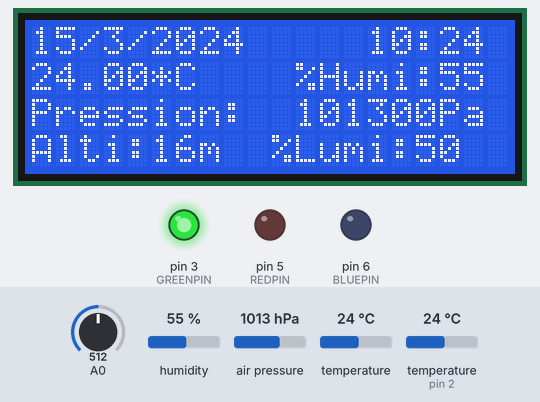
The sketch below on a simulated Arduino Uno, built with avr-gcc and run on an emulated ATmega328P. Parts: 20×4 character LCD, output pins drawn as LEDs (lit = HIGH). The test bench sets the inputs (shaded band); at power-on: A0 = 512, humidity 55 %, air pressure 1013 hPa, temperature 24 °C, temperature (sensor on pin 2) 24 °C. The local clock reads 2024-03-15 10:24:30 at power-on unless the sketch sets it; what the sketch prints to the serial monitor is not drawn.

Above: at 0.6 s.
At 124.3 s:
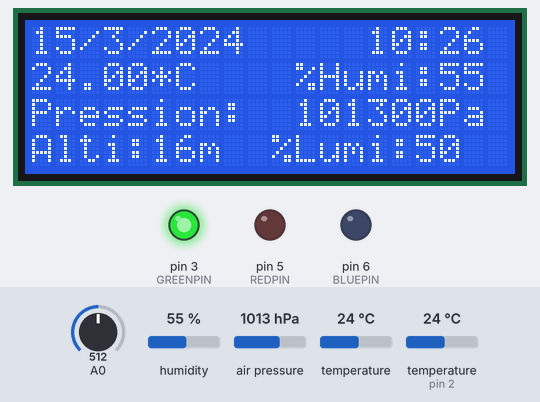
Timing chart, 0 to 125.8 s (numbered marks = the images above):
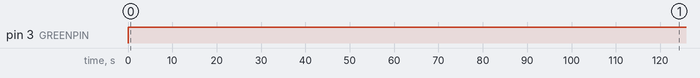

Measured:
- by itself, pin 3 (GREENPIN): LOW → HIGH at 0.08 s
- what the display in image 0 shows lasts 15.0 s, from 0.5 s to 15.5 s

The sketch:

code_arduino_LED_Temp.ino
```cpp
#include <LiquidCrystal.h> //On inclue les différentes librairies
#include <Wire.h>
#include <Adafruit_BMP085.h>
#include "DHT.h"
#include "RTClib.h"

#define DHTPIN 2 //on définit le pin du DHT
#define DHTTYPE DHT22 //on définit le type du DHT peut aussi etre DHT11 ou DHT21

#define REDPIN 5 //On définit le Pin pour les LED rouge
#define GREENPIN 3 //On définit le Pin pour les LED bleu
#define BLUEPIN 6 //On définit le Pin pour les LED verte

LiquidCrystal lcd(7, 8, 9, 10, 11, 12); //On définie les Pins pour l'écran LCD

const int tempmax = 40;//On définit une valeur maximum pour les LED
const int tempmin = -10;//On définit une valeur minimal pour les LED

Adafruit_BMP085 bmp;//on démarre les variables de libraries
DHT dht(DHTPIN, DHTTYPE);
RTC_DS1307 RTC;

void setup() { //On attaque le void setup
  Serial.begin(19200); //on demarre une communication serial
  dht.begin();//On démarre le DHT
  Wire.begin();//On démarre la librairie Wire
  if (!bmp.begin()) {
	Serial.println("BMP085 ERREUR !!!");//on vérifie si le bmp085 fonctionne
	while (1) {}
  }

  Serial.println("DHT21 TEST");//on vérifie si le DHT fonctionne

  RTC.begin();
  if (! RTC.isrunning()) {
    Serial.println("RTC ERREUR !!!");//On vérifie si le RTC fonctionne
    RTC.adjust(DateTime(__DATE__, __TIME__));// la ligne suivante définit l'heure du RTC à celle ou le code a été compilé
  }

  //On définie les Pins en mode sortie pour le ruban LED
   pinMode(REDPIN, OUTPUT);
   pinMode(GREENPIN, OUTPUT);
   pinMode(BLUEPIN, OUTPUT);

  lcd.begin(20, 4); //On définit le nombre de caractères par ligne et le nombre de lignes du LCD

}

void loop() { //On attaque le void loop

  int lumiValue = analogRead(A0); //On lit la valeur de la photorésistance

/* Pour utiliser la valeur de la photorésistance, il faut
ramener la valeur du port Analogique (0 à 1024) à une échelle de 0 à 100.
C'est pourquoi on utilise la fonction map*/
  int lumilcdValue = map(lumiValue,0,1024,0,100);

  int alti = bmp.readAltitude(101500);//on ne garde que la partie entière de la valeur pour l'altittude sa gagne toujours deux caracteres sur le lcd...

  int humi = dht.readHumidity(); //on definit humi pour stocker la valeur d'humidité
  float tempDHT = dht.readTemperature();//on definit tempDHT pour stocker la valeur de temperature du DHT
  float tempBMP = bmp.readTemperature();//on definit tempBMP pour stocker la valeur de temperature du BMP
  float tmoy = ((tempBMP + tempDHT)/2);//On fait la moyenne des deux valeurs de température : deux mesures valent mieux qu'une...
  int range = map(tmoy,tempmin, tempmax,0, 5);//On définit range qui va mapper la moyenne des températures pour changer les couleurs du ruban LED en fonction de la température
  switch (range) {
  case 0:    //pour -10°C à 0°C On fait du blanc

    analogWrite(REDPIN,255);
    analogWrite(BLUEPIN,255);
    analogWrite(GREENPIN,255);

    Serial.println("Cas 0");
    Serial.println("-10*C - 0*C");
    break;
  case 1:    //pour 0°C à 10°C On fait du bleu foncé
    analogWrite(BLUEPIN,255);
    analogWrite(REDPIN,0);
    analogWrite(GREENPIN,0);
    Serial.println("Cas 1");
    Serial.println("0*C - 10*C");
    break;

  case 2:    //pour 10°C à 20°C On fait du bleu clair
    analogWrite(BLUEPIN,255);
    analogWrite(REDPIN,0);
    analogWrite(GREENPIN,255);
    Serial.println("Cas 2");
    Serial.println("10*C - 20*C");
    break;

 case 3:    //pour 20°C à 30°C On fait du vert
    analogWrite(BLUEPIN,0);
    analogWrite(REDPIN,0);
    analogWrite(GREENPIN,255);
    Serial.println("Cas 3");
    Serial.println("20*C - 30*C");
    break;

 case 4:    //pour 30°C à 40°C On fait du orange
    analogWrite(BLUEPIN,0);
    analogWrite(REDPIN,220);
    analogWrite(GREENPIN,50);
    Serial.println("Cas 4");
    Serial.println("30*C - 40*C");
    break;

 case 5:    //pour 40°C et plus on fait du rouge
    analogWrite(BLUEPIN,0);
    analogWrite(REDPIN,255);
    analogWrite(GREENPIN,0);
    Serial.println("Cas 5");
    Serial.println("40*C & +");
    break;
  }

  delay(300);//On laisse le temps à l'arduino pour qu'il agisse en conséquence

  if (isnan(tempDHT) || isnan(humi))
    {
    Serial.println("DHT ERREUR !!!");//on revérifie le dht
    } else {
    Serial.print("Humidite: ");//on imprime les valeurs dans le serial si le lcd ne marche pas cela permet de débeguer...
    Serial.print(humi);
    Serial.print(" %\t");
    Serial.print("Temperature DHT: ");
    Serial.print(tempDHT);
    Serial.println(" *C");
  }
    Serial.print("Temperature BMP = ");// a partir d'ici ce sont les données du bmp085
    Serial.print(bmp.readTemperature());
    Serial.println(" *C");
    Serial.print("Pression = ");
    Serial.print(bmp.readPressure());
    Serial.println(" Pa");
    Serial.print("Altittude = ");
    Serial.print(bmp.readAltitude());
    Serial.println(" metres");
    Serial.print("Real altitude = ");
    Serial.print(bmp.readAltitude(101500));
    Serial.println(" metres");
    Serial.print("Temperature Moyenne = ");
    Serial.print(tmoy);
    Serial.println(" *C");
    Serial.println();

    Serial.print("Nous Sommes Le = ");
    DateTime now = RTC.now();// a partir d'ici ce sont les données du DS1307
    Serial.print(now.year(), DEC);
    Serial.print('/');
    Serial.print(now.month(), DEC);
    Serial.print('/');
    Serial.print(now.day(), DEC);
    Serial.print(' ');
    Serial.print(now.hour(), DEC);
    Serial.print(':');
    Serial.print(now.minute(), DEC);
    Serial.print(':');
    Serial.print(now.second(), DEC);
    Serial.println();
    Serial.print("Depuis Minuit 1/1/1970 = ");
    Serial.print(now.unixtime());
    Serial.print("s = ");
    Serial.print(now.unixtime() / 86400L);
    Serial.println("d");
    // calcul d'une date dans 7jours
    DateTime future (now.unixtime() + 7 * 86400L + 30);
    Serial.print("Maintenant + 7 Jours + 30 Secondes: ");
    Serial.print(future.year(), DEC);
    Serial.print('/');
    Serial.print(future.month(), DEC);
    Serial.print('/');
    Serial.print(future.day(), DEC);
    Serial.print(' ');
    Serial.print(future.hour(), DEC);
    Serial.print(':');
    Serial.print(future.minute(), DEC);
    Serial.print(':');
    Serial.print(future.second(), DEC);
    Serial.println();
    Serial.println();

  // on passe à l'affichage sur le lcd
  lcd.clear();
  lcd.print(now.day(), DEC); //On affiche le jour
  lcd.print('/');
  lcd.print(now.month(), DEC); //On affiche le mois
  lcd.print('/');
  lcd.print(now.year(), DEC); //On affiche l'annee
  lcd.print("     "); //espace
  lcd.print(now.hour(), DEC); //On affiche l'heure
  lcd.print(':');
  lcd.print(now.minute(), DEC); //On affiche les minutes
  lcd.setCursor(0, 1); //On passe à la seconde ligne
  lcd.print(tmoy); //On affiche notre moyenne de température
  lcd.print("*C"); //On affiche l'unité de température
  lcd.print("    "); //espace
  lcd.print("%Humi:"); //On affiche le % d'humidité
  lcd.print(humi); //On affiche notre moyenne de température
  lcd.setCursor(0, 2); //On passe à la troisieme ligne
  lcd.print("Pression:  "); //On affiche la pression atmosphérique
  lcd.print(bmp.readPressure()); //on lit la valeur de pression du BMP085
  lcd.print("Pa"); //On affiche l'unité de pression : Pascal
  lcd.setCursor(0, 3); //On passe à la quatrième ligne
  lcd.print("Alti:"); //On affiche l'altitude
  lcd.print(alti); //On lit la valeur depuis le BMP085
  lcd.print("m"); //On affiche l'unité d'altitude : mètres
  lcd.print("  "); //espace
  lcd.print("%Lumi:"); //On affiche le % de lumiere
  lcd.print(lumilcdValue); //On affiche la valeur calculé plus haut

  delay(15000);// on patiente 15 secondes ^^
  lcd.clear(); // on nettoie le lcd pour les prochaines données

}
```
